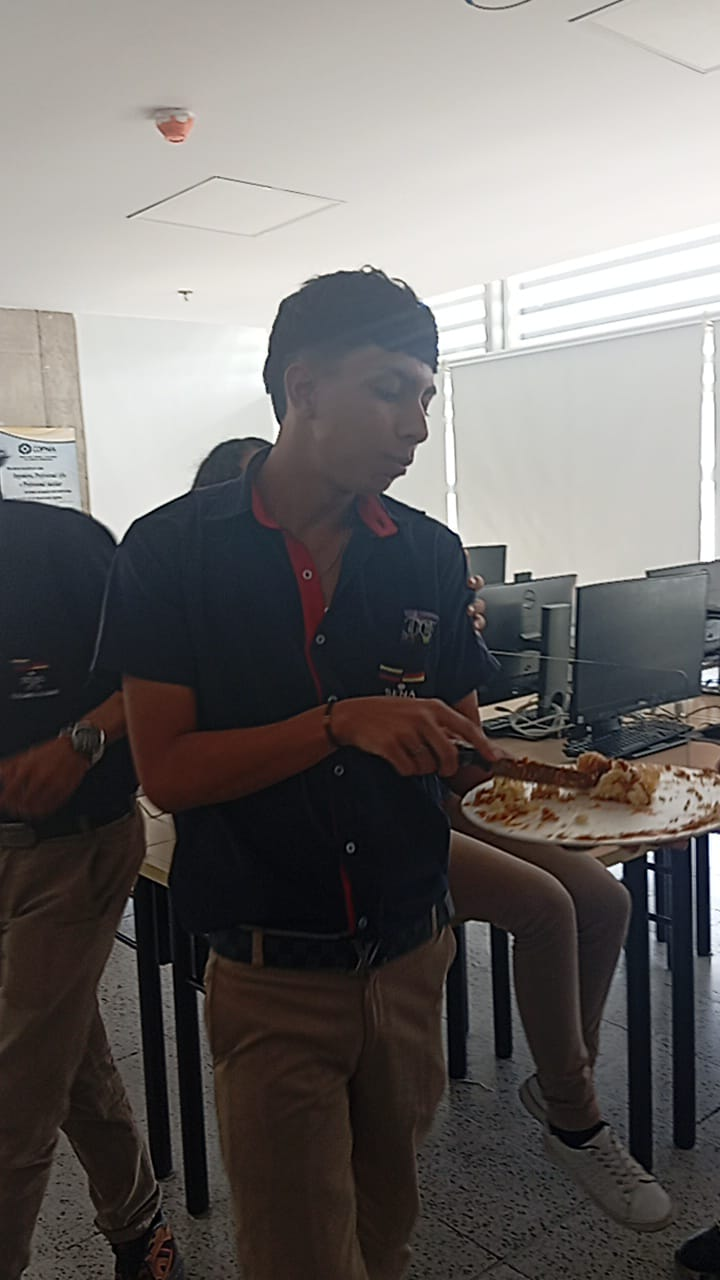
#> input picture projects-math/02/math/test.jpeg, 720 x 1280 px
$ python index.py
#> lines starting #> are read from the running program, lines starting #| are printed output that depends on the picture; after the words box and inside, x2 and y2 are one past the last pixel; in counts of white or black regions, pixels touching at a corner belong together
import cv2
import matplotlib.pyplot as plt

# 1. Cargar imagen y pasar a escala de grises
img = cv2.imread('test.jpeg')
#> img is the input picture: shape (1280, 720, 3); mean B, G, R 105.1, 106.6, 110
gray = cv2.cvtColor(img, cv2.COLOR_BGR2GRAY)
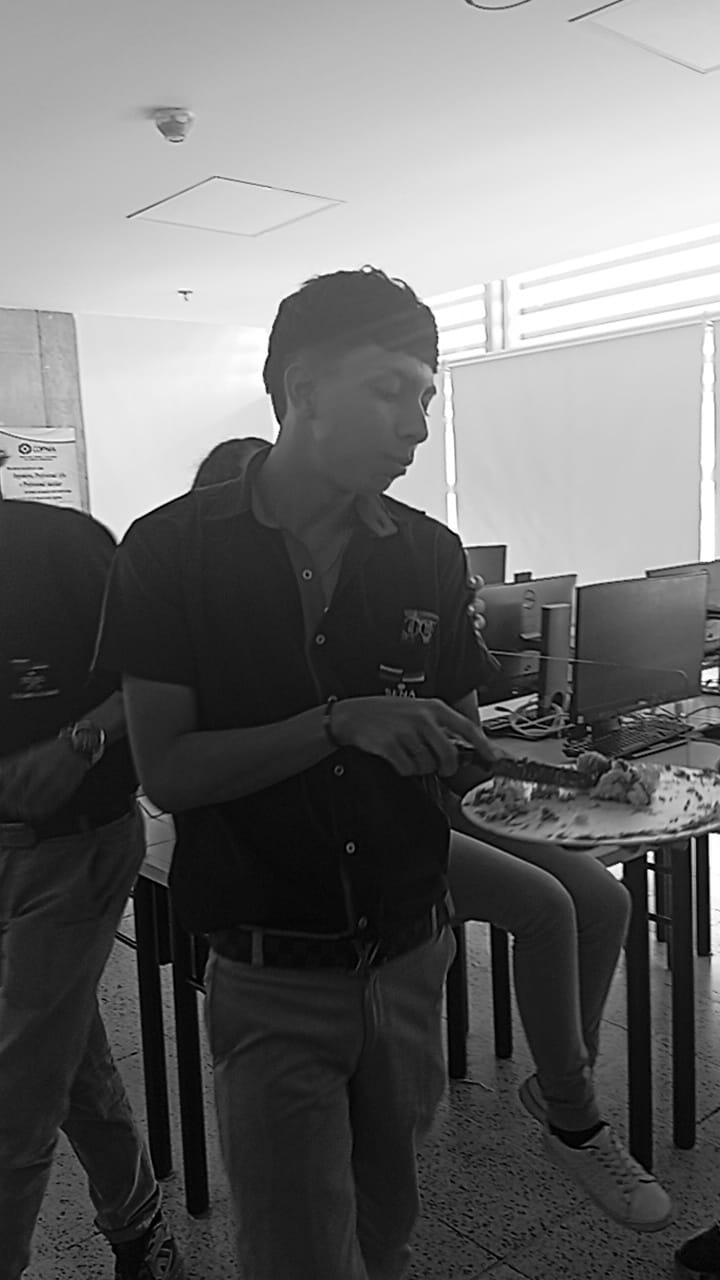
#> gray: shape (1280, 720); min 0, max 255, mean 107.4

# 2. Aplicar un umbral (Threshold) para binarizar
_, thresh = cv2.threshold(gray, 127, 255, cv2.THRESH_BINARY)
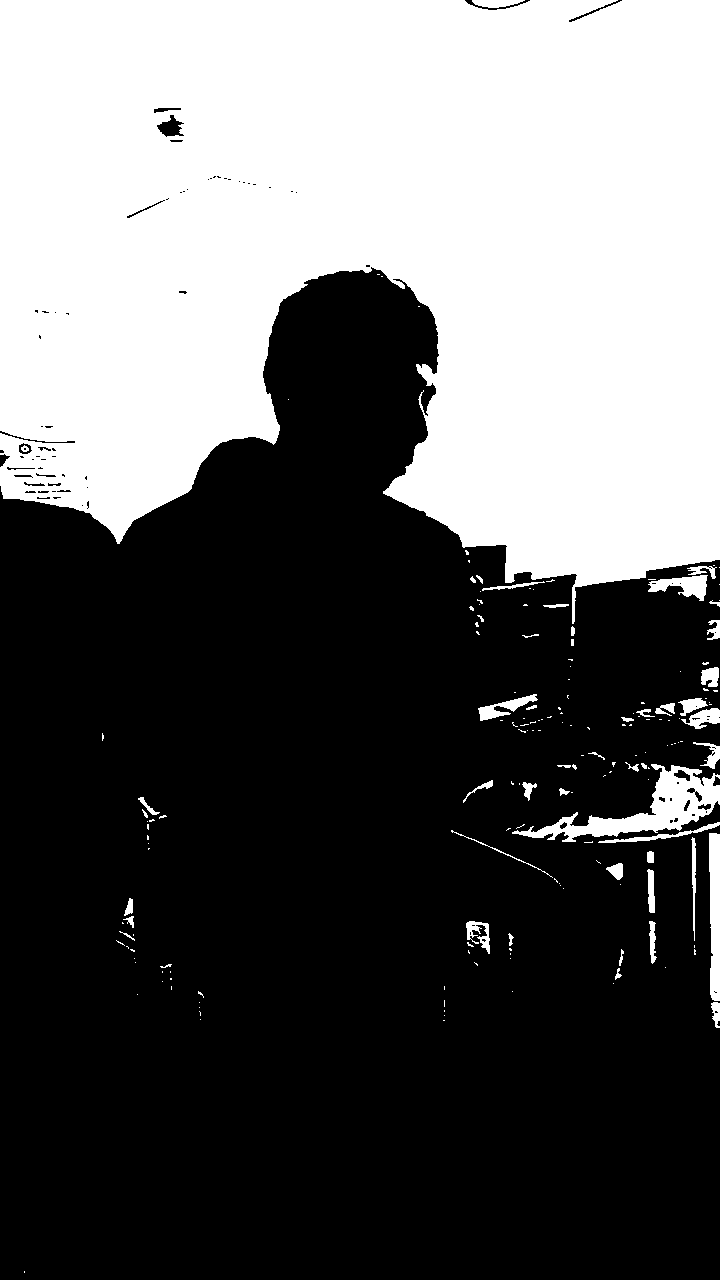
#> thresh: shape (1280, 720); 38.7% white; 179 white regions (128 under 20 px)

# 3. Encontrar contornos
contornos, _ = cv2.findContours(thresh, cv2.RETR_EXTERNAL, cv2.CHAIN_APPROX_SIMPLE)
#> contornos = 178 contours, 141 with area under 20; largest, box (x1, y1, x2, y2) and area: (0, 0, 720, 624) 341608, (512, 764, 720, 842) 4864, (709, 833, 720, 1001) 1481, (648, 575, 708, 601) 734, (478, 694, 538, 721) 486

# 4. Dibujar para comprobar
cv2.drawContours(img, contornos, -1, (0, 255, 0), 3)
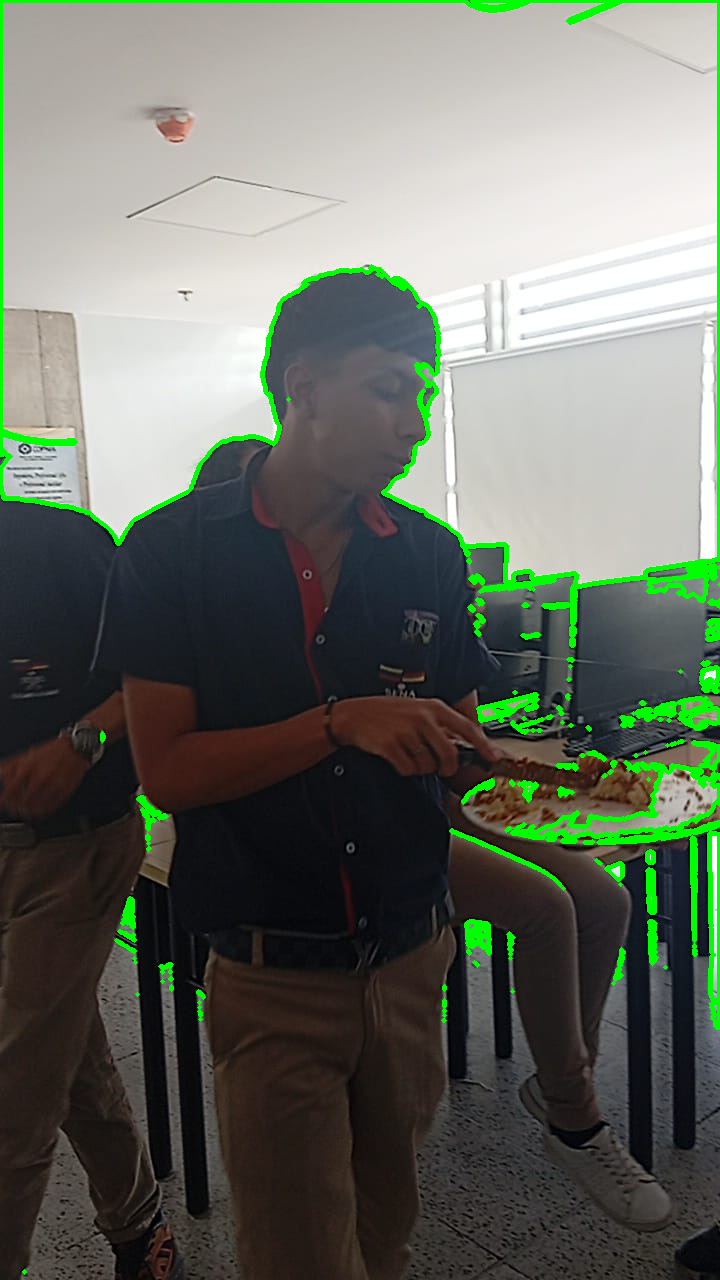
#> img: shape (1280, 720, 3); 3.59% of pixels changed, all inside (x1, y1, x2, y2) = (0, 0, 720, 1275)

# Mostrar resultado
plt.imshow(cv2.cvtColor(img, cv2.COLOR_BGR2RGB))
plt.title("¿El borde verde encaja con el objeto?")
plt.show()
